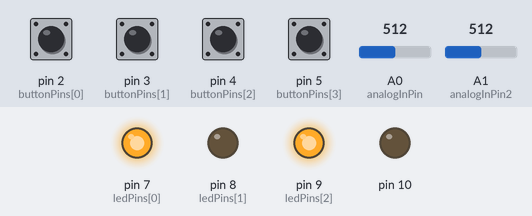
This sketch was run on a simulated Arduino Leonardo, built with avr-gcc and run on an emulated ATmega32U4. Parts: output pins drawn as LEDs (lit = HIGH). The test bench sets the inputs (shaded band); at power-on: pin 2 (buttonPins[0]), pin 3 (buttonPins[1]), pin 4 (buttonPins[2]), pin 5 (buttonPins[3]) HIGH, A0 (analogInPin) = 512, A1 (analogInPin2) = 512. USB keyboard and mouse output is not drawn.

Above: at 1.2 s.
1.3 s: pin 2 (buttonPins[0]) pulled LOW for 0.15 s
At 1.8 s:
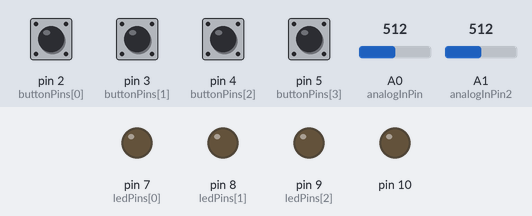
3.4 s: pin 4 (buttonPins[2]) pulled LOW for 0.15 s
At 3.9 s:
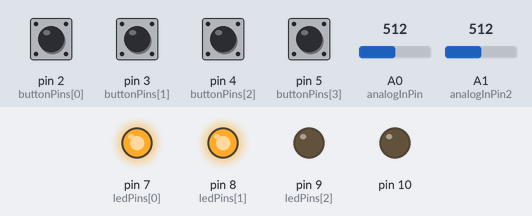
5.5 s: pin 5 (buttonPins[3]) pulled LOW for 0.15 s
At 5.57 s:
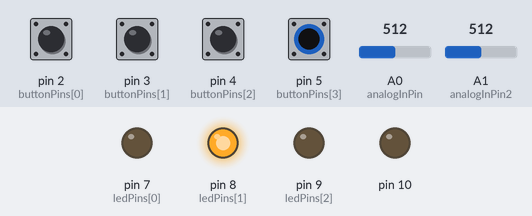
Timing chart, 0 to 8.5 s (numbered marks = the images above; inputs shaded):
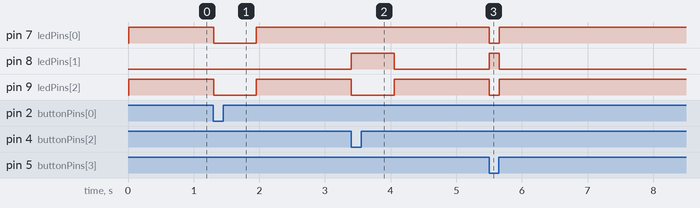

Measured:
- after the input at 1.3 s, pin 7 (ledPins[0]), pin 9 (ledPins[2]): HIGH → LOW at once, → HIGH 0.65 s later
- after the input at 3.4 s, pin 8 (ledPins[1]): LOW → HIGH at once, → LOW 0.65 s later; pin 9 (ledPins[2]): HIGH → LOW at once, → HIGH 0.65 s later
- after the input at 5.5 s, pin 7 (ledPins[0]), pin 9 (ledPins[2]): HIGH → LOW at once, → HIGH 0.15 s later; pin 8 (ledPins[1]): LOW → HIGH at once, → LOW 0.15 s later

The sketch:

BorderBreak-DInput.ino
```cpp
#include <Joystick.h>
#define BUTTON_COUNT 4
#define LED_COUNT 3

const int analogInPin = A0;  // Analog input pin that the potentiometer is attached to
const int analogInPin2 = A1; // Analog output pin that the LED is attached to
Joystick_ Joystick(JOYSTICK_DEFAULT_REPORT_ID,JOYSTICK_TYPE_GAMEPAD,
  BUTTON_COUNT, 0,                  // Button Count, Hat Switch Count
  true, true, false,     // X and Y, but no Z Axis
  false, false, false,   // No Rx, Ry, or Rz
  false, false,          // No rudder or throttle
  false, false, false);  // No accelerator, brake, or steering


// Last state of the buttons
byte ledPins[LED_COUNT] = {7,8,9};
byte buttonPins[BUTTON_COUNT] = {2,3,4,5};

int buttonState[BUTTON_COUNT] = {0,0,0,0};
int lastButtonState[BUTTON_COUNT] = {0,0,0,0};
int ledState[3] = {HIGH,LOW,HIGH};
int currX;
int currY;
int outputValue;
int outputValue2;
int baseX, baseY, minX, maxX, minY, maxY;
#define AXISLX 0
#define AXISLY 1
byte buttonStatus[2];

void setup() {
  //additional gnd
  pinMode(10, OUTPUT);
  delay(10);
  digitalWrite(10, LOW);
  // Initialize Button Pins
  for (int i=0; i<BUTTON_COUNT;i++){
    pinMode(buttonPins[i], INPUT_PULLUP);
  }

  for (int i=0; i<LED_COUNT;i++){
    pinMode(ledPins[i], OUTPUT);
  }

  // Initialize Joystick Library
  Joystick.begin();
  Joystick.setXAxisRange(0, 255);
  Joystick.setYAxisRange(0, 255);

  baseX = analogRead(analogInPin);
  baseY = analogRead(analogInPin2);
  minX = 200;
  minY = 200;
  maxX = 800;
  maxY = 800;
}

unsigned long currTime = 0;
unsigned long blueTime = 0;
unsigned long pinkTime = 0;
boolean blueMode = false;
boolean pinkMode = false;
void loop() {
  currTime = millis();
  //light led
  for (int i=0; i<LED_COUNT;i++){
    digitalWrite(ledPins[i],ledState[i]);
  }

  for (int i=0; i<BUTTON_COUNT;i++){
    lastButtonState[i] = buttonState[i];
    buttonState[i] = !digitalRead(buttonPins[i]);

    if (buttonState[i] != lastButtonState[i]){
          Joystick.setButton(i, buttonState[i]);
    }

  }

  //update leds
  if (!buttonState[2] && lastButtonState[2]){
    blueTime = millis();
    blueMode = true;
  }
  if (!buttonState[0] && lastButtonState[0]){
    pinkTime = millis();
    pinkMode = true;
  }
  if (!buttonState[1] && lastButtonState[1]){
    pinkTime = millis();
    pinkMode = true;
  }

  if (currTime - blueTime > 500){
    blueTime = 0;
    blueMode = false;
  }
  if (currTime - pinkTime > 500){
    pinkTime = 0;
    pinkMode = false;
  }

  if (buttonState[0] || buttonState[1]){
    ledState[0] = LOW;
    ledState[1] = LOW;
    ledState[2] = LOW;
  } else if (buttonState[2]){
    ledState[0] = HIGH;
    ledState[1] = HIGH;
    ledState[2] = LOW;
  }
  else if (buttonState[3]){
    ledState[0] = LOW;
    ledState[1] = HIGH;
    ledState[2] = LOW;
  } else if (pinkMode) {
    ledState[0] = LOW;
    ledState[1] = LOW;
    ledState[2] = LOW;
  } else {
    ledState[0] = HIGH;
    ledState[1] = blueMode ? HIGH : LOW;
    ledState[2] = blueMode ? LOW : HIGH;
  }

    // Read analogs
  currX = analogRead(analogInPin);
  currY = analogRead(analogInPin2);
  if ((currX - baseX < 50)&&(currX - baseX > -50))
    buttonStatus[AXISLX] = 127;
  else if (currX < minX){
    minX = currX-20;
    buttonStatus[AXISLX] = 0;
  }
  else if (currX > maxX){
    maxX = currX+20;
    buttonStatus[AXISLX] = 255;
  } else if (currX > baseX){
    buttonStatus[AXISLX] = map(currX, baseX, maxX, 127, 255);
  } else if (currX < baseX){
    buttonStatus[AXISLX] = map(currX, minX, baseX, 0, 127);
  }


  if ((currY - baseY < 50)&&(currY - baseY > -50))
    buttonStatus[AXISLY] = 127;
  else if (currY < minY){
    minY = currY-20;
    buttonStatus[AXISLY] = 0;
  }
  else if (currY > maxY){
    maxY = currY+20;
    buttonStatus[AXISLY] = 255;
  } else if (currY > baseY){
    buttonStatus[AXISLY] = map(currY, baseY, maxY, 127, 255);
  } else if (currY < baseY){
    buttonStatus[AXISLY] = map(currY, minY, baseY, 0, 127);
  }
    buttonStatus[AXISLY] *= -1;

  Joystick.setXAxis(buttonStatus[AXISLX]);
  Joystick.setYAxis(buttonStatus[AXISLY]);

  delay(2);
}
```
